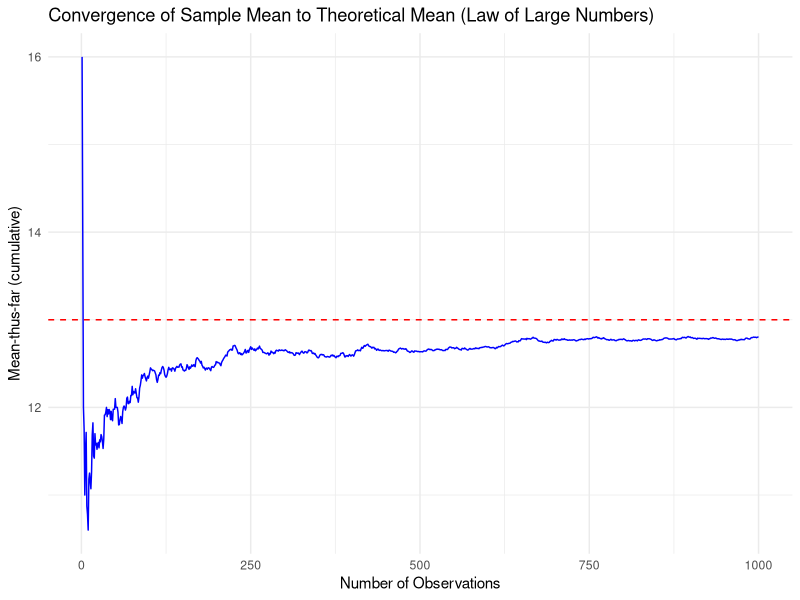
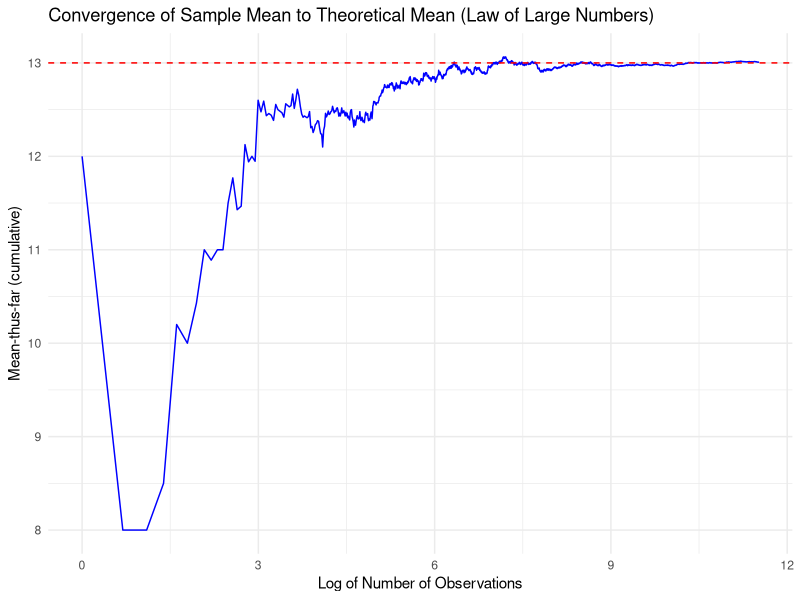
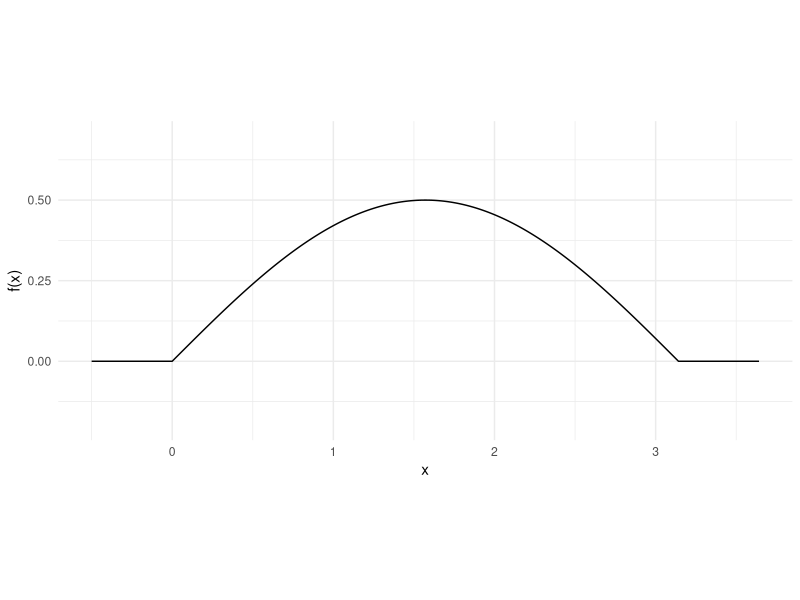

These figures' R source, in order:
## ---- chunk 1
knitr::opts_chunk$set(echo=T,eval=T,message=F,warning=F,fig.align='center')
library(tidyverse)
## ---- chunk 2
distance = function(x1, x2, y1, y2, z1, z2) {
  
  return(sqrt((x2-x1)^2 + (y2-y1)^2 + (z2-z1)^2))
}

## ---- chunk 3
lx = 5
ly = 10
lz = 20

NMC <- 10000;
results <- rep( 0, NMC );

for( i in 1:NMC) {
  
  x1 = runif(1, 0, lx)
  y1 = runif(1, 0, ly)
  z1 = runif(1, 0, lz)
  
  x2 = runif(1, 0, lx)
  y2 = runif(1, 0, ly)
  z2 = runif(1, 0, lz)
  
  results[i] <- distance(x1, x2, y1, y2, z1, z2);
}

sum( results )/NMC

## ---- chunk 4
triangle_area = function(x1, y1, x2, y2, x3, y3) {
  
  return(1/2 * abs(x1*(y2-y3) + x2*(y3-y1) + x3*(y1-y2)))
}
## ---- chunk 5
NMC <- 10000;
results <- rep( 0, NMC );

for( i in 1:NMC) {
  
  theta1 = runif(1, 0, 2*pi)
  theta2 = runif(1, 0, 2*pi)
  theta3 = runif(1, 0, 2*pi)
  
  x1 = cos(theta1)
  y1 = sin(theta1)
  x2 = cos(theta2)
  y2 = sin(theta2)
  x3 = cos(theta3)
  y3 = sin(theta3)
  
  results[i] <- triangle_area(x1, y1, x2, y2, x3, y3);
}

sum( results )/NMC
## ---- chunk 6
perimeter = function(x1, y1, x2, y2, x3, y3) {
  
  return(sqrt((x2-x1)^2 + (y2-y1)^2) + sqrt((x3-x2)^2 + (y3-y2)^2) + sqrt((x1-x3)^2 + (y1-y3)^2))
}

## ---- chunk 7
NMC <- 10000;
results <- rep( 0, NMC );

for( i in 1:NMC) {
  
  theta1 = runif(1, 0, 2*pi)
  theta2 = runif(1, 0, 2*pi)
  theta3 = runif(1, 0, 2*pi)
  
  x1 = cos(theta1)
  y1 = sin(theta1)
  x2 = cos(theta2)
  y2 = sin(theta2)
  x3 = cos(theta3)
  y3 = sin(theta3)
  
  results[i] <- perimeter(x1, y1, x2, y2, x3, y3);
}

sum( results )/NMC
## ---- chunk 8
random_standard_norm = function(x1, y1, x2, y2) {
  
  return(sqrt((x2-x1)^2 + (y2-y1)^2))
}
## ---- chunk 9
NMC <- 10000;
results <- rep( 0, NMC );

for( i in 1:NMC) {
  
  x1 = rnorm(1)
  y1 = rnorm(1)
  
  x2 = rnorm(1)
  y2 = rnorm(1)
  
  results[i] <- random_standard_norm(x1, y1, x2, y2);
}

sum( results )/NMC
## ---- chunk 10
len = 1000
index_col <- 1:len
poasson <- rpois(len, 13)
cumulative = cumsum(poasson) / index_col

df <- data.frame(Index = index_col, Poasson = poasson, Cumulative = cumulative)
print(df)
## ---- chunk 11
# Create the line plot
ggplot(df, aes(x = index_col, y = cumulative)) +
  geom_line(color = "blue") +                     # Plot xbar vs n in blue
  geom_hline(yintercept = 13, color = "red", linetype = "dashed") +  # Add a red dashed line at the theoretical mean (13)
  labs(title = "Convergence of Sample Mean to Theoretical Mean (Law of Large Numbers)",
       x = "Number of Observations",
       y = "Mean-thus-far (cumulative)") +
  theme_minimal()
## ---- chunk 12
len = 100000
index_col <- 1:len
poasson <- rpois(len, 13)
cumulative = cumsum(poasson) / index_col

df <- data.frame(Index = index_col, Poasson = poasson, Cumulative = cumulative)
#print(df)
## ---- chunk 13
# Create the line plot
ggplot(df, aes(x = log(index_col), y = cumulative)) +
  geom_line(color = "blue") +                     # Plot xbar vs n in blue
  geom_hline(yintercept = 13, color = "red", linetype = "dashed") +  # Add a red dashed line at the theoretical mean (13)
  labs(title = "Convergence of Sample Mean to Theoretical Mean (Law of Large Numbers)",
       x = "Log of Number of Observations",
       y = "Mean-thus-far (cumulative)") +
  theme_minimal()
## ---- chunk 14
# The scoring function is provided for you. 
# You can feed it a single width or a vector of widths
score <- function(width){
  scores <- rep(0, length(width))
  scores[width<=241] <- width[width<=241]/241*100 
  return(mean(scores))
}
## ---- chunk 15
# here we define a *vectorized* function to evaluate the density of X
pdf_x = function(x) {
  # ifelse is like a function version of an if statement.
  # We use it here to ensure that pdf_x can operate directly on vectors.
  return(ifelse(0<=x & x<=pi , .5*sin(x) , 0 ))
}

# showing the PDF in a plot
ggplot() + geom_function(fun=pdf_x, n=10001) + 
  coord_fixed(ratio=2) + theme_minimal() + 
  xlim(c(-.5,pi+.5)) + ylim(-.2,.7) + labs(x="x", y="f(x)")
## ---- chunk 16
# complete the function
rx = function(n) {
  # TODO: code goes here
}

# The histogram should look like the PDF we plotted above.
# Un-comment the following lines of code and check it looks correct

#hist(rx(1000), probability=TRUE)
#lines(x=seq(0,pi,.01), y=pdf_x(seq(0,pi,.01)), col='red')
